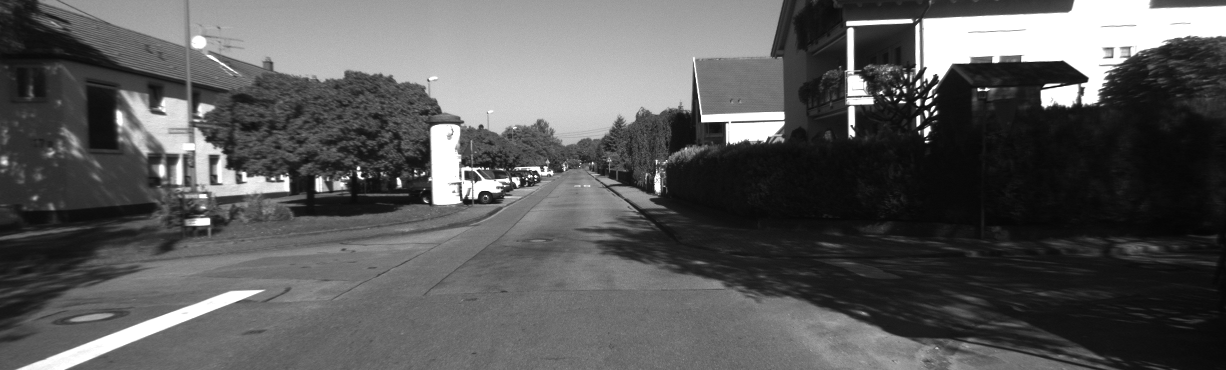
#> input picture images/feature_detection_description/000000.png, 1226 x 370 px
$ python keypoint_feature_detection_description.py
#> lines starting #> are read from the running program, lines starting #| are printed output that depends on the picture
import numpy as np
import cv2
from matplotlib import pyplot as plt
import os


# Use relative path based on the current script directory
script_dir = os.path.dirname(os.path.abspath(__file__))
img_path = "../images/feature_detection_description/000000.png"
img_path_abs_path = os.path.join(script_dir, img_path)
print("reading calibration file from: ", img_path_abs_path)


img = cv2.imread(img_path_abs_path)
#> img is the input picture: shape (370, 1226, 3); min 5, max 255, mean 89.8


############################ ORB ############################
detector = cv2.ORB_create()
img_pts = detector.detect(img, None)
#> img_pts = 500 keypoints; strongest (x, y, size): (928, 95, 31), (918, 103, 37.2), (931, 109, 31), (918, 104, 31)
img_pts, img_descriptor = detector.compute(img, img_pts)


# draw only keypoints location,not size and orientation
prevImg_marked = cv2.drawKeypoints(
    img, img_pts, None, color=(0, 255, 0), flags=cv2.DRAW_MATCHES_FLAGS_DRAW_RICH_KEYPOINTS)
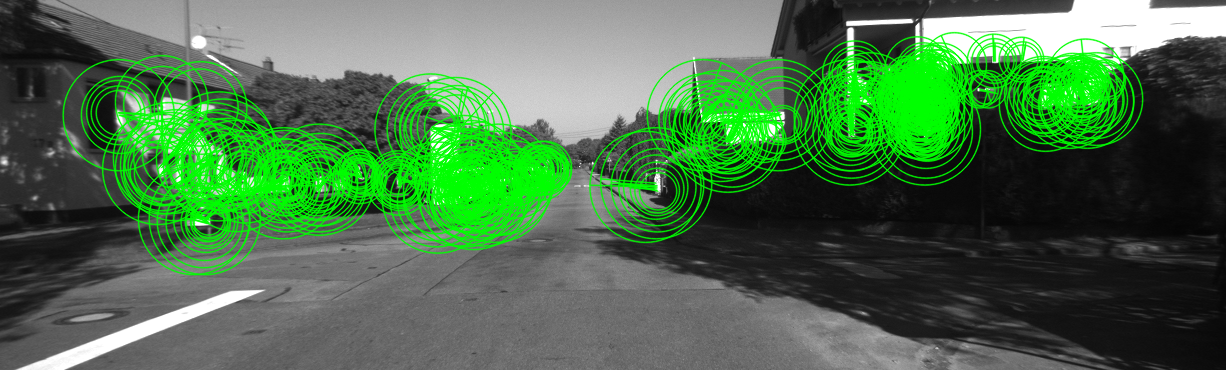
#> prevImg_marked: shape (370, 1226, 3); mean B, G, R 75.2, 113.5, 75.2

plt.imshow(prevImg_marked), plt.show()


print(type(img_pts))
#| <class 'tuple'>
for i in img_pts:
    print("point: ", i.pt)
    print("angle: ", i.angle)
    print("class_id: ", i.class_id)
    print("octave: ", i.octave)
    print("response: ", i.response)
    print("size: ", i.size)
#> this loop made 500 passes
#> i on passes 1 to 3: keypoint at (897, 93), size 31, keypoint at (931, 109), size 31, keypoint at (919, 84), size 31
#> (printed output is left out)


############################ FastFeatureDetector ############################

img = cv2.imread(img_path)
# detector = cv2.FastFeatureDetector_create(threshold=25, nonmaxSuppression=True)
detector = cv2.ORB_create()

img_gray = cv2.cvtColor(img, cv2.COLOR_BGR2GRAY)
img_pts = detector.detect(img, None)


# cv2.DRAW_MATCHES_FLAGS_DEFAULT,
# cv2.DRAW_MATCHES_FLAGS_DRAW_RICH_KEYPOINTS,
# cv2.DRAW_MATCHES_FLAGS_DRAW_OVER_OUTIMG,
# cv2.DRAW_MATCHES_FLAGS_NOT_DRAW_SINGLE_POINTS


img_marked = cv2.drawKeypoints(
    img, img_pts, None, color=(0, 0, 255), flags=cv2.DRAW_MATCHES_FLAGS_DRAW_RICH_KEYPOINTS)
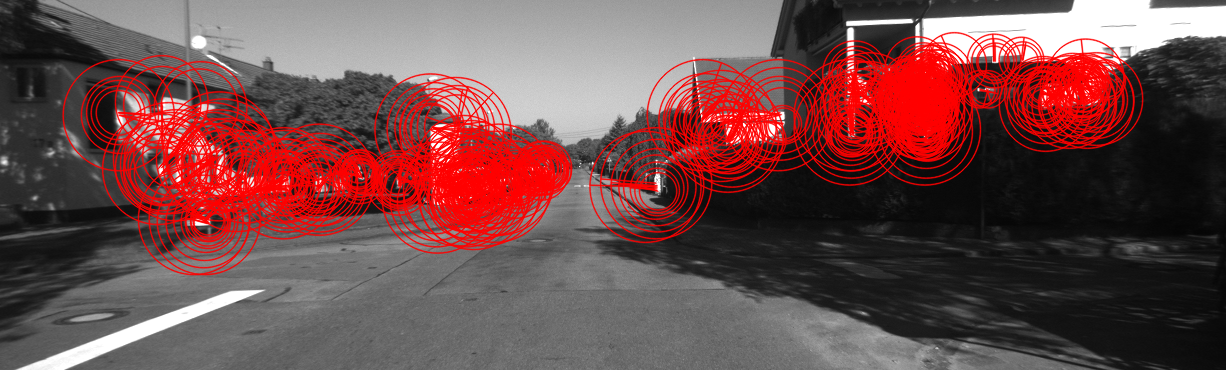
#> img_marked: shape (370, 1226, 3); mean B, G, R 75.2, 75.2, 113.5

plt.imshow(img_marked), plt.show()


############################ convert vector of keypoints to vector of points  ############################

point = img_pts[0]
#> point = keypoint at (897, 93), size 31

x = point.pt[0]
#> x = 897
y = point.pt[1]
#> y = 93
(x, y) = point.pt


# This method converts vector of keypoints to vector of points -> Array of (x,y) coordinates of each keypoint


pts = cv2.KeyPoint_convert(img_pts)
#> pts = 500 pairs, first value 117.5 to 1106.4, second value 59.04 to 223.2
print(pts)

pts = np.float64([key_point.pt for key_point in img_pts]).reshape(-1, 1, 2)
#> pts = 500 rows, first 8: [897, 93], [931, 109], [919, 84], [926, 100], [359, 177], [919, 123], [479, 171], [935, 75]


############################ goodFeaturesToTrack ############################


# params for corner detection

feature_params = dict(maxCorners=100,
                      qualityLevel=0.3,
                      minDistance=7,
                      blockSize=7)

keypoints = cv2.goodFeaturesToTrack(img_gray, mask=None,
                                    **feature_params)
#> keypoints = 100 rows, first 8: [703, 120], [917, 102], [928, 109], [1086, 79], [1081, 86], [534, 177], [896, 91], [509, 180]

print(type(keypoints))
for i in keypoints:
    print("point: ", i)
#> this loop made 100 passes
#> i on passes 1 to 12: [[703, 120]], [[917, 102]], [[928, 109]], [[1086, 79]], [[1081, 86]], [[534, 177]], [[896, 91]], [[509, 180]], [[929, 96]], [[360, 176]], [[726, 124]], [[850, 29]]

$ run again, with images/feature_detection_description/building.jpg saved as images/feature_detection_description/000000.png
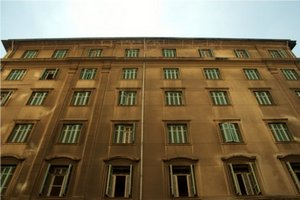
#> input picture images/feature_detection_description/building.jpg, 300 x 200 px
#> img is the input picture: shape (200, 300, 3); mean B, G, R 79.4, 107.6, 124.2
#> img_pts = 397 keypoints; strongest (x, y, size): (86, 94, 31), (237, 124, 31), (218, 95, 31), (50, 78, 31)
#> `prevImg_marked = cv2.drawKeypoints( img, img_pts, None, color=(0, 255,..`:
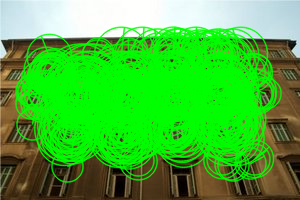
#> prevImg_marked: shape (200, 300, 3); mean B, G, R 56.4, 183.4, 72
#| <class 'tuple'>
#> the loop `for i in img_pts:` made 397 passes
#> i on passes 1 to 3: keypoint at (165, 92), size 31, keypoint at (214, 95), size 31, keypoint at (132, 95), size 31
#> (printed output is left out)
#> `img_marked = cv2.drawKeypoints( img, img_pts, None, color=(0, 0, 255),..`:
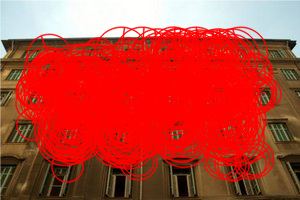
#> img_marked: shape (200, 300, 3); mean B, G, R 56.4, 67.2, 188.3
#> point = keypoint at (165, 92), size 31
#> x = 165
#> y = 92
#> `pts = cv2.KeyPoint_convert(img_pts)`: pts = 397 pairs, first value 31 to 265, second value 48.96 to 166
#> `pts = np.float64([key_point.pt for key_point in img_pts]).reshape(-1, ..`: pts = 397 rows, first 8: [165, 92], [214, 95], [132, 95], [222, 94], [257, 95], [168, 94], [72, 128], [54, 74]
#> keypoints = [[293, 43], [1, 41], [291, 51], [7, 52]]
#> the loop `for i in keypoints:` made 4 passes
